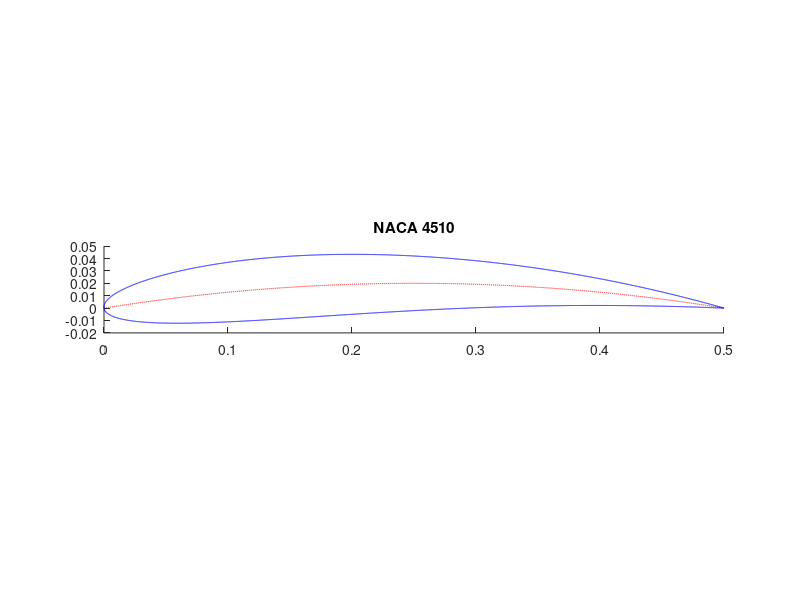

The MATLAB source for this figure:
M = 4;
P = 5;
TT = 10;

c = .5;
t_max = TT/100*c;
% change -1.015 to -1.036 for zero thickness on trailing edge
t = @(x) t_max * (2.969.*(x/c).^0.5 - 1.260.*(x/c) - 3.516.*(x/c).^2 + 2.843.*(x/c).^3 - 1.036.*(x/c).^4);

h=0.0001;
x=0:h:c;

%z_cmax = M/100*c;
%x_cmax = P/10*c;

m = M/100;
p = P/10;

z_c = @(x) ((x/c >= 0 & x/c <= p).*(m/p^2.*x/c.*(2*p-x/c)))+((x/c > p & x/c <= 1) .* (m/(1-p)^2*(1-2*p+2*p.*x/c-(x/c).^2)));

% check for NaN for symmetric airfoils
z_c_s = c*z_c(x);
z_c_s(isnan(z_c_s))=0;

theta_c = atan(diff(z_c_s)/h);

x_u = @(x,theta) x-t(x)*.5.*sin(theta);
z_u = @(x,theta) z_c_s(1:end-1)+t(x)*.5.*cos(theta);

x_l = @(x,theta) x+t(x)*.5.*sin(theta);
z_l = @(x,theta) z_c_s(1:end-1)-t(x)*.5.*cos(theta);

hold on;
daspect([1 1 1])
xlim([0,c]);
plot(x,z_c_s,'r--');
plot(x_u(x(1:end-1),theta_c),z_u(x(1:end-1),theta_c),'b-');
plot(x_l(x(1:end-1),theta_c),z_l(x(1:end-1),theta_c),'b-');
title('NACA 4510');
hold off;
